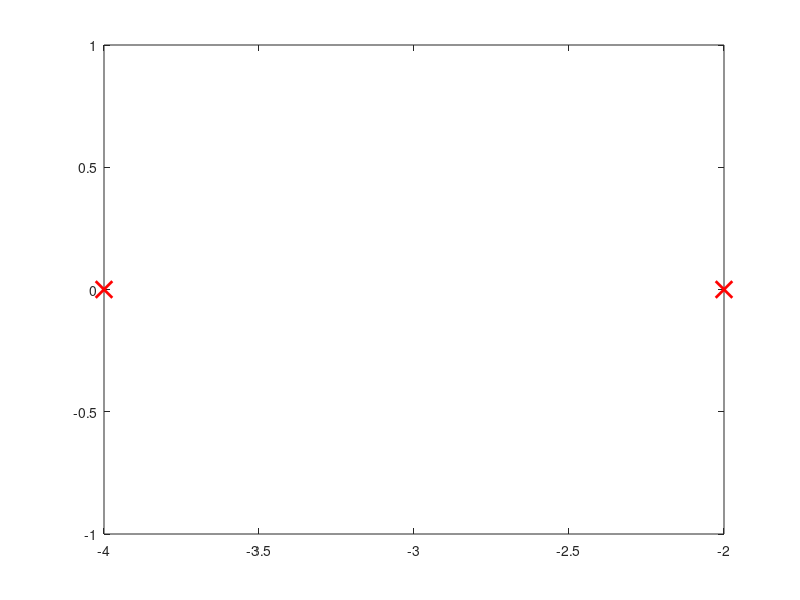

Reproduce this figure in MATLAB. (Note: this script raises an error after producing the figure.)

clc;
clear;
close all;

% 8(iii) Analysis of Region of Convergence (ROC)
% X(s) = 1/((s+2)(s+4))

figure('Color','w');

% Pole locations
p = [-2 -4];

plot(real(p), imag(p), 'rx', ...
    'MarkerSize', 12, 'LineWidth', 2);

hold on;

% Mark pole locations
xline(-2, '--b', 'Pole at -2');
xline(-4, '--g', 'Pole at -4');

% Graph settings
grid on;
xlim([-6 1]);
ylim([-2 2]);

xlabel('Real(s)');
ylabel('Imag(s)');

title('Poles and Candidate Regions of Convergence');

legend('Poles', 'Location', 'best');

hold off;

% Display ROC information
fprintf('Poles are at s = -2 and s = -4.\n');
fprintf('For a right-sided signal, ROC: Re(s) > -2.\n');
fprintf('For a left-sided signal, ROC: Re(s) < -4.\n');
fprintf('For a two-sided signal, ROC: -4 < Re(s) < -2.\n');
